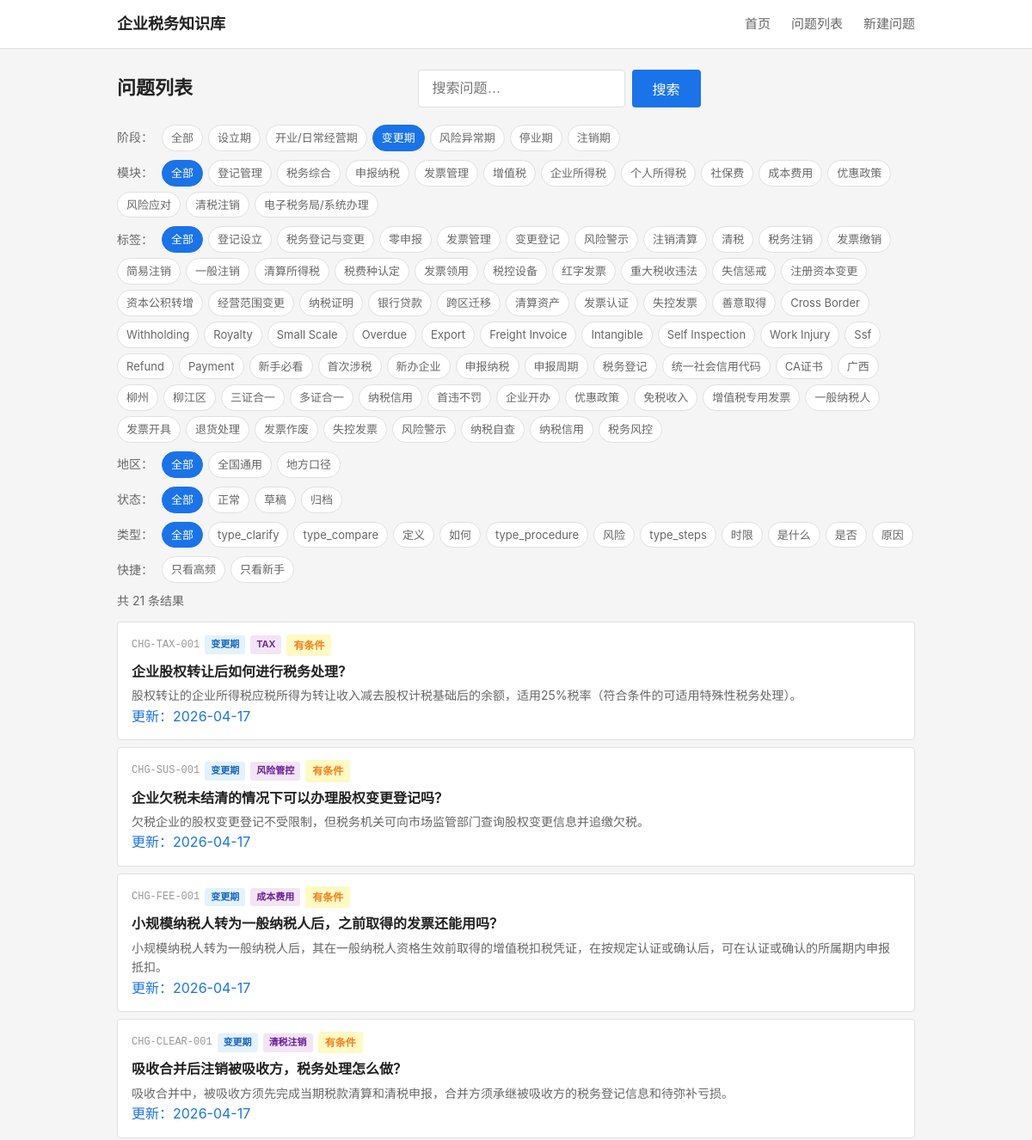
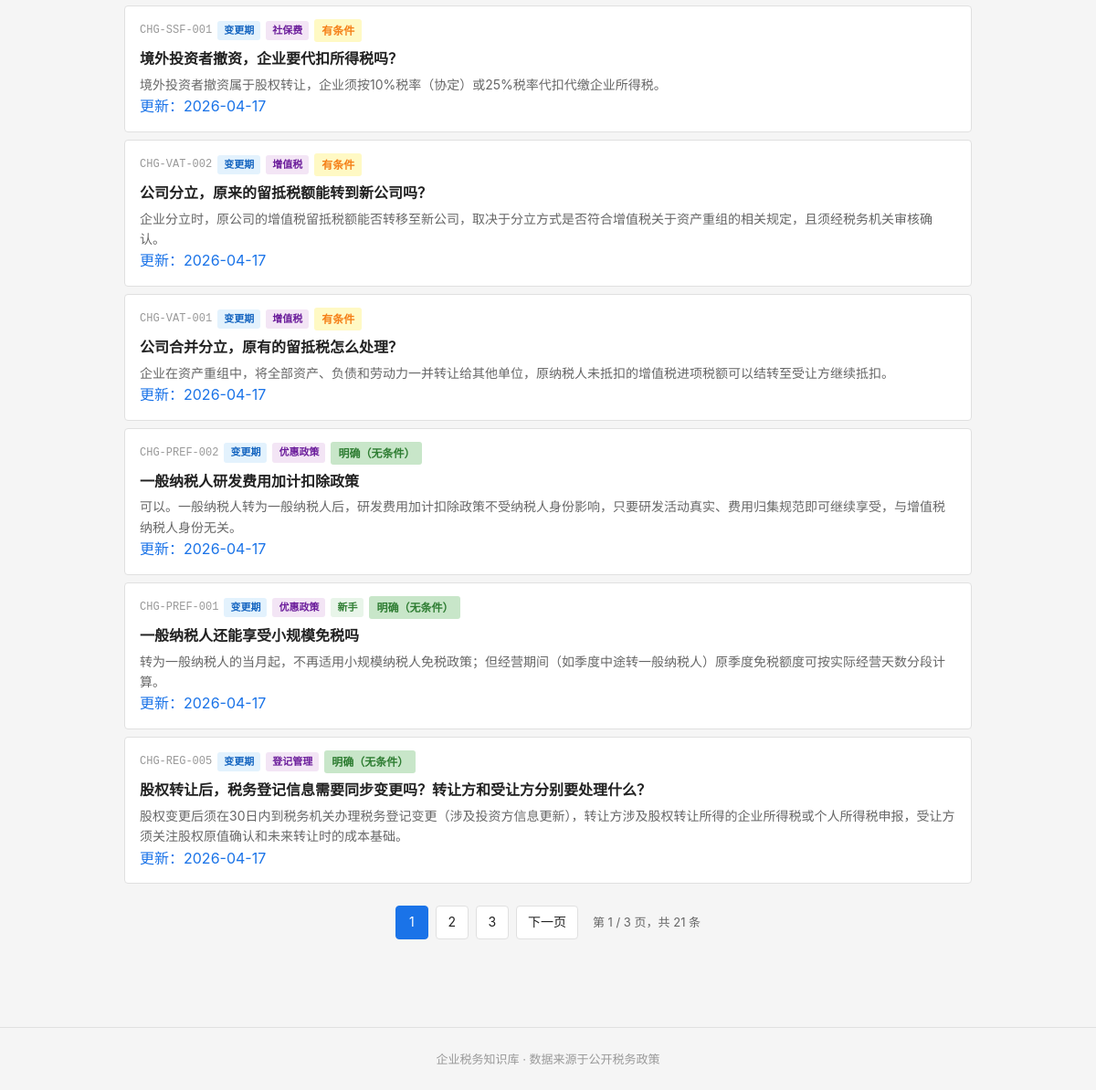
Page /questions?stage=CHG on the earlier database version (2 pictures, top to bottom).
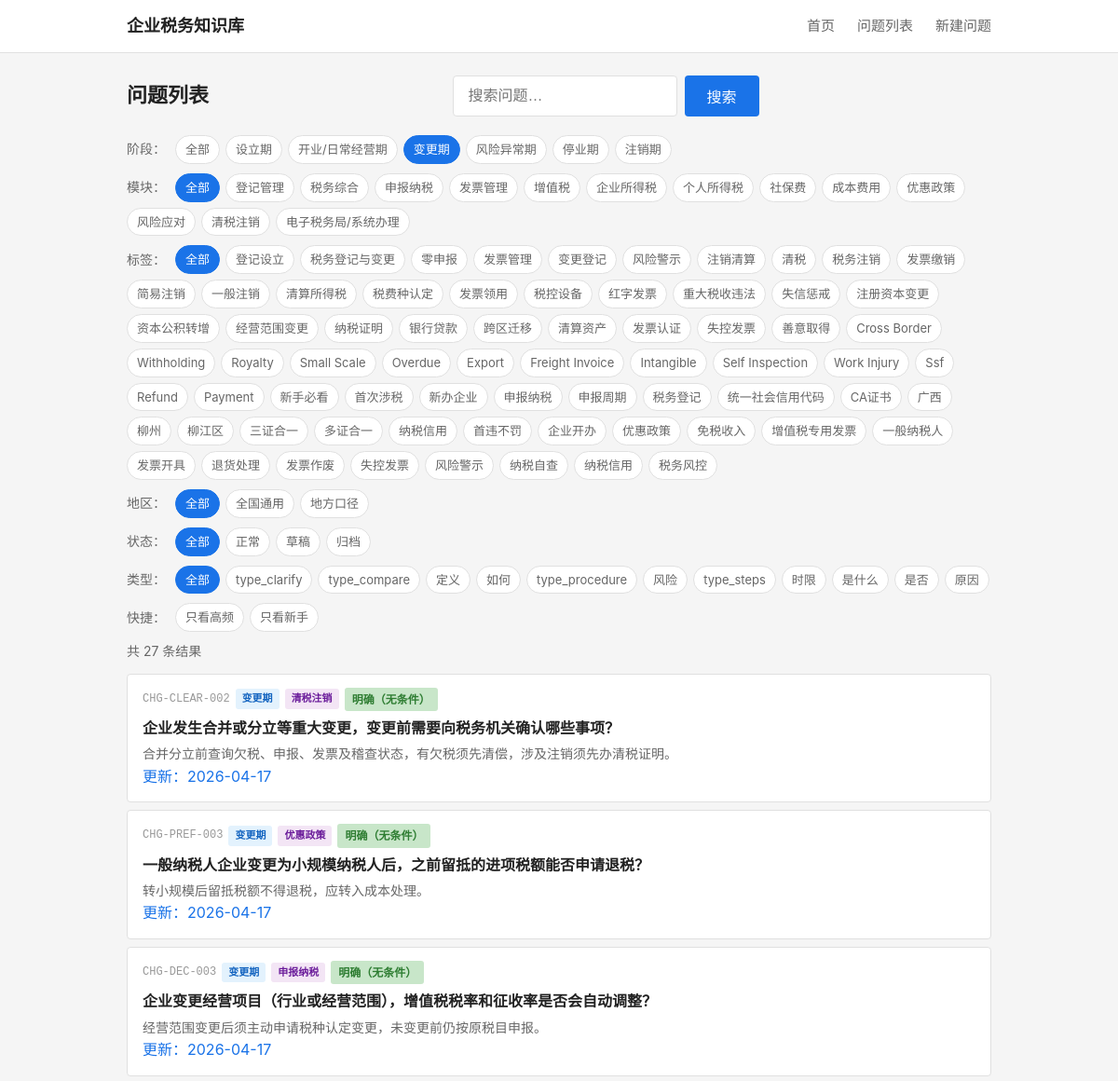
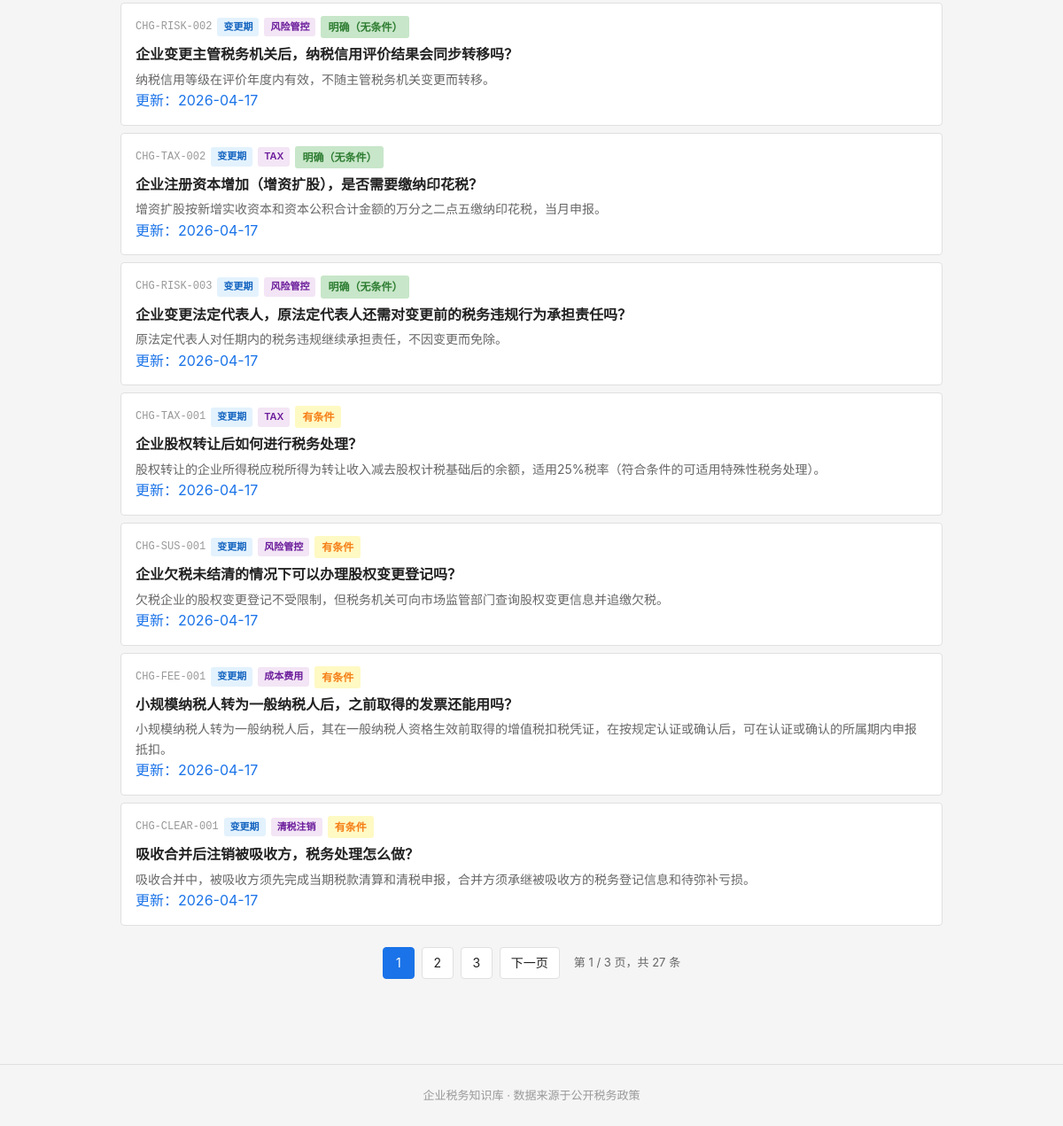
Same page on the later database version (2 pictures, top to bottom).
### tables this page shows
CREATE TABLE tag_dict (
    id              INTEGER PRIMARY KEY AUTOINCREMENT,
    tag_code        TEXT NOT NULL UNIQUE,
    tag_name        TEXT NOT NULL,
    tag_category    TEXT,
    parent_id       INTEGER,
    display_order   INTEGER NOT NULL DEFAULT 1,
    status          TEXT NOT NULL DEFAULT 'active',

    FOREIGN KEY (parent_id) REFERENCES tag_dict(id) ON DELETE SET NULL
);

CREATE TABLE question_master (
    id              INTEGER PRIMARY KEY AUTOINCREMENT,
    question_code   TEXT NOT NULL UNIQUE,
    question_title  TEXT NOT NULL,
    question_plain  TEXT NOT NULL,

    -- 分类
    stage_code      TEXT NOT NULL,
    module_code     TEXT NOT NULL,
    question_type   TEXT NOT NULL,

    -- 答案
    one_line_answer TEXT NOT NULL,
    detailed_answer TEXT,
    core_definition TEXT,

    -- 条件与边界
    applicable_conditions TEXT,
    exceptions_boundary   TEXT,

    -- 实务
    practical_steps TEXT,
    risk_warning    TEXT,

    -- 适用范围
    scope_level     TEXT NOT NULL DEFAULT 'scope_national',
    local_region    TEXT,

    -- 确定性
    answer_certainty TEXT NOT NULL DEFAULT 'certain_clear',

    -- 元数据
    keywords        TEXT,
    high_frequency_flag INTEGER NOT NULL DEFAULT 0,
    newbie_flag     INTEGER NOT NULL DEFAULT 0,

    -- 版本管理
    status          TEXT NOT NULL DEFAULT 'draft',
    version_no      INTEGER NOT NULL DEFAULT 1,

    -- 审计字段
    created_at      TEXT NOT NULL DEFAULT (datetime('now')),
    updated_at      TEXT NOT NULL DEFAULT (datetime('now'))
);

### backend/app.py (the view)
    @app.route('/questions')
    def questions_list():
        from services.question_service import QuestionService
        svc = QuestionService()
        stage = request.args.get('stage')
        module = request.args.get('module')
        tag = request.args.get('tag')
        qtype = request.args.get('qtype')
        page = int(request.args.get('page', 1))
        page_size = 10
        result = svc.list_questions(
            stage=stage, module=module, tag=tag,
            page=page, page_size=page_size,
            hf=request.args.get('hf'),
            newbie=request.args.get('newbie'),
            keyword=request.args.get('keyword'),
            region=request.args.get('region'),
            status=request.args.get('status'),
            qtype=qtype
        )
        stages = svc.get_stages()
        modules = svc.get_modules()
        all_tags = svc.get_all_tags()
        business_tags = [t for t in all_tags if t['tag_category'] == 'business']
        question_types = svc.get_question_types()
        keyword = request.args.get('keyword', '')
        current_region = request.args.get('region', '')
        current_status = request.args.get('status', '')
        return render_template('questions.html',
                               stages=stages, modules=modules, all_tags=all_tags,
                               business_tags=business_tags,
                               questions=result['questions'], total=result['total'],
                               page=page, page_size=page_size,
                               current_stage=stage, current_module=module, current_tag=tag,
                               keyword=keyword,
                               current_region=current_region, current_status=current_status,
                               question_types=question_types, current_qtype=qtype)

### backend/services/question_service.py (called while the page is built)
    def _query(self, sql, params=None):
        conn = sqlite3.connect(self.db_path)
        conn.execute("PRAGMA foreign_keys = ON")
        conn.row_factory = sqlite3.Row
        cur = conn.cursor()
        if params:
            cur.execute(sql, params)
        else:
            cur.execute(sql)
        rows = cur.fetchall()
        conn.close()
        return [dict(r) for r in rows]

    def _query_one(self, sql, params=None):
        rows = self._query(sql, params)
        return rows[0] if rows else None

    def get_stages(self):
        return self._query("""
            SELECT tag_code, tag_name
            FROM tag_dict
            WHERE tag_category = 'stage'
            ORDER BY display_order
        """)

    def get_modules(self):
        return self._query("""
            SELECT tag_code, tag_name
            FROM tag_dict
            WHERE tag_category = 'module'
            ORDER BY display_order
        """)

    def get_all_tags(self):
        return self._query("""
            SELECT tag_code, tag_name, tag_category
            FROM tag_dict
            WHERE status = 'active'
            ORDER BY tag_category, display_order
        """)

### frontend/templates/questions.html (shortened to what the changed rows need)
{% extends "base.html" %}
{% macro certainty_label(code) %}
    {% if code == 'certain_clear' %}<span class="certainty-tag clear">明确（无条件）</span>
    {% elif code == 'certain_conditional' %}<span class="certainty-tag condition">有条件</span>
    {% elif code == 'certain_dispute' %}<span class="certainty-tag dispute">有争议</span>
    {% elif code == 'certain_practice' %}<span class="certainty-tag practice">实务做法</span>
    {% else %}<span class="certainty-tag">{{ code }}</span>{% endif %}
{% endmacro %}
{% macro filter_url(overrides) %}
{%- set qs = [] -%}
{%- if current_stage and 'stage' not in overrides %}{% set qs = qs + ['stage=' ~ current_stage] %}{% endif -%}
{%- if current_module and 'module' not in overrides %}{% set qs = qs + ['module=' ~ current_module] %}{% endif -%}
{%- if current_tag and 'tag' not in overrides %}{% set qs = qs + ['tag=' ~ current_tag] %}{% endif -%}
{%- if keyword and 'keyword' not in overrides %}{% set qs = qs + ['keyword=' ~ keyword] %}{% endif -%}
{%- if request.args.get('hf') and 'hf' not in overrides %}{% set qs = qs + ['hf=1'] %}{% endif -%}
{%- if request.args.get('newbie') and 'newbie' not in overrides %}{% set qs = qs + ['newbie=1'] %}{% endif -%}
{%- if current_region and 'region' not in overrides %}{% set qs = qs + ['region=' ~ current_region] %}{% endif -%}
{%- if current_status and 'status' not in overrides %}{% set qs = qs + ['status=' ~ current_status] %}{% endif -%}
{%- if current_qtype and 'qtype' not in overrides %}{% set qs = qs + ['qtype=' ~ current_qtype] %}{% endif -%}
{%- for k, v in overrides.items() %}{% if v %}{% set qs = qs + [k ~ '=' ~ v] %}{% endif %}{% endfor -%}
{{- '/questions' ~ ('?' ~ qs | join('&') if qs else '') -}}
{% endmacro %}
{% macro stage_label(code) %}
    {% if code == 'SET' %}设立期
    {% elif code == 'OPR' %}开业/日常经营期
    {% elif code == 'CHG' %}变更期
    {% elif code == 'RSK' %}风险异常期
    {% elif code == 'SUS' %}停业期
    {% elif code == 'CLS' %}注销期
    {% else %}{{ code }}{% endif %}
{% endmacro %}
{% macro module_label(code) %}
    {% if code == 'REG' %}登记管理
    {% elif code == 'DEC' %}申报纳税
    {% elif code == 'INV' %}发票管理
    {% elif code == 'VAT' %}增值税
    {% elif code == 'CIT' %}企业所得税
    {% elif code == 'IIT' %}个人所得税
    {% elif code == 'SSF' %}社保费
    {% elif code == 'FEE' %}成本费用
    {% elif code == 'PREF' %}优惠政策
    {% elif code == 'RISK' %}风险管控
    {% elif code == 'CLEAR' %}清税注销
    {% elif code == 'ETAX' %}电子税务局/系统办理
    {% else %}{{ code }}{% endif %}
{% endmacro %}
{% macro question_type_label(code) %}
    {% if code == 'type_why' %}原因
    {% elif code == 'type_whether' %}是否
    {% elif code == 'type_how' %}如何
    {% elif code == 'type_what' %}是什么
    {% elif code == 'type_define' %}定义
    {% elif code == 'type_time' %}时限
    {% elif code == 'type_risk' %}风险
    {% else %}{{ code }}{% endif %}
{% endmacro %}
{% block main %}
<div class="page-header">
    <h1>问题列表</h1>
    <form action="/questions" method="get" class="search-form">
    </form>
</div>
<div class="filters">
    <span class="filter-label">阶段：</span>
    <a href="{{ filter_url({'stage': ''}) }}" class="filter-chip {% if not current_stage %}active{% endif %}">全部</a>
    {% for s in stages %}
    <a href="{{ filter_url({'stage': s.tag_code}) }}" class="filter-chip {% if current_stage == s.tag_code %}active{% endif %}">{{ s.tag_name }}</a>
    {% endfor %}
</div>
<div class="filters">
    <span class="filter-label">模块：</span>
    <a href="{{ filter_url({'module': ''}) }}" class="filter-chip {% if not current_module %}active{% endif %}">全部</a>
    {% for m in modules %}
    <a href="{{ filter_url({'module': m.tag_code}) }}" class="filter-chip {% if current_module == m.tag_code %}active{% endif %}">{{ m.tag_name }}</a>
    {% endfor %}
</div>
{% if business_tags %}
<div class="filters">
    <span class="filter-label">标签：</span>
    <a href="{{ filter_url({'tag': ''}) }}" class="filter-chip {% if not current_tag %}active{% endif %}">全部</a>
    {% for t in business_tags %}
    <a href="{{ filter_url({'tag': t.tag_code}) }}" class="filter-chip {% if current_tag == t.tag_code %}active{% endif %}">{{ t.tag_name }}</a>
    {% endfor %}
</div>
{% endif %}
<div class="filters">
    <span class="filter-label">地区：</span>
    <a href="{{ filter_url({'region': ''}) }}" class="filter-chip {% if not current_region %}active{% endif %}">全部</a>
    <a href="{{ filter_url({'region': 'scope_national'}) }}" class="filter-chip {% if current_region == 'scope_national' %}active{% endif %}">全国通用</a>
    <a href="{{ filter_url({'region': 'scope_local'}) }}" class="filter-chip {% if current_region == 'scope_local' %}active{% endif %}">地方口径</a>
</div>
<div class="filters">
    <span class="filter-label">状态：</span>
    <a href="{{ filter_url({'status': ''}) }}" class="filter-chip {% if not current_status %}active{% endif %}">全部</a>
    <a href="{{ filter_url({'status': 'active'}) }}" class="filter-chip {% if current_status == 'active' %}active{% endif %}">正常</a>
    <a href="{{ filter_url({'status': 'draft'}) }}" class="filter-chip {% if current_status == 'draft' %}active{% endif %}">草稿</a>
    <a href="{{ filter_url({'status': 'archived'}) }}" class="filter-chip {% if current_status == 'archived' %}active{% endif %}">归档</a>
</div>
<div class="filters">
    <span class="filter-label">类型：</span>
    <a href="{{ filter_url({'qtype': ''}) }}" class="filter-chip {% if not current_qtype %}active{% endif %}">全部</a>
    {% for t in question_types %}
    <a href="{{ filter_url({'qtype': t.type_code}) }}" class="filter-chip {% if current_qtype == t.type_code %}active{% endif %}">{{ question_type_label(t.type_code) }}</a>
    {% endfor %}
</div>
<div class="filters filters-quick">
    <span class="filter-label">快捷：</span>
    <a href="{{ filter_url({'hf': '1'}) }}" class="filter-chip {% if request.args.get('hf') == '1' %}active{% endif %}">只看高频</a>
    <a href="{{ filter_url({'newbie': '1'}) }}" class="filter-chip {% if request.args.get('newbie') == '1' %}active{% endif %}">只看新手</a>
</div>
{% if questions %}
<p class="result-count">共 {{ total }} 条结果</p>
<ul class="question-list">
    {% for q in questions %}
    <li class="question-item">
        <a href="/question/{{ q.question_code }}" class="question-link">
            <div class="q-meta">
                <span class="q-code">{{ q.question_code }}</span>
                <span class="q-badge stage">{{ stage_label(q.stage_code) }}</span>
                <span class="q-badge module">{{ module_label(q.module_code) }}</span>
                {% if q.newbie_flag %}
                <span class="q-badge newbie">新手</span>
                {% endif %}
                {{ certainty_label(q.answer_certainty) }}
            </div>
            {% if keyword %}
            <div class="q-title">{{ q.question_plain | replace(keyword, '<mark>' ~ keyword ~ '</mark>') | safe }}</div>
            <div class="q-answer">{{ q.one_line_answer | replace(keyword, '<mark>' ~ keyword ~ '</mark>') | safe }}</div>
            {% else %}
            <div class="q-title">{{ q.question_plain }}</div>
            <div class="q-answer">{{ q.one_line_answer }}</div>
            {% endif %}
            {% if q.updated_at %}<div class="q-updated">更新：{{ q.updated_at[:10] }}</div>{% endif %}
        </a>
    </li>
    {% endfor %}
</ul>
{% if total > page_size %}
{% set total_pages = ((total - 1) // page_size) + 1 %}
{% set base_url = '/questions?' ~ 'stage=' ~ (current_stage or '') ~ '&module=' ~ (current_module or '') ~ '&tag=' ~ (current_tag or '') ~ '&keyword=' ~ keyword ~ '&region=' ~ current_region ~ '&status=' ~ current_status ~ '&qtype=' ~ (current_qtype or '') %}
<div class="pagination">
    {% set start = [1, page - 3] | max %}
    {% set end = [total_pages, page + 3] | min %}
    {% for p in range(start, end + 1) %}
    <a href="{{ base_url }}&page={{ p }}" class="page-btn page-num {% if p == page %}active{% endif %}">{{ p }}</a>
    {% endfor %}
    {% if page * page_size < total %}
    <a href="{{ base_url }}&page={{ page+1 }}" class="page-btn">下一页</a>
    {% endif %}
    <span class="page-info">第 {{ page }} / {{ total_pages }} 页，共 {{ total }} 条</span>
</div>
{% endif %}
{% else %}
<p class="empty-state">没有找到符合条件的問題。</p>
{% endif %}
{% endblock %}

Differences in the rows shown:
no longer on this page (row unchanged): question_master: question_code "CHG-SSF-001", stage_code "变更期", module_code "社保费", shows "有条件", question_plain "境外投资者撤资，企业要代扣所得税吗？", one_line_answer "境外投资者撤资属于股权转让，企业须按10%税率（协定）或25%税率代扣代缴企业所得税。", updated_at "2026-04-17"
no longer on this page (row unchanged): question_master: question_code "CHG-VAT-002", stage_code "变更期", module_code "增值税", shows "有条件", question_plain "公司分立，原来的留抵税额能转到新公司吗？", one_line_answer "企业分立时，原公司的增值税留抵税额能否转移至新公司，取决于分立方式是否符合增值税关于资产重组的相关规定，且须经税务机关审核确认。", updated_at "2026-04-17"
no longer on this page (row unchanged): question_master: question_code "CHG-VAT-001", stage_code "变更期", module_code "增值税", shows "有条件", question_plain "公司合并分立，原有的留抵税怎么处理？", one_line_answer "企业在资产重组中，将全部资产、负债和劳动力一并转让给其他单位，原纳税人未抵扣的增值税进项税额可以结转至受让方继续抵扣。", updated_at "2026-04-17"
no longer on this page (row unchanged): question_master: question_code "CHG-PREF-002", stage_code "变更期", module_code "优惠政策", answer_certainty "明确（无条件）", question_plain "一般纳税人研发费用加计扣除政策", one_line_answer "可以。一般纳税人转为一般纳税人后，研发费用加计扣除政策不受纳税人身份影响，只要研发活动真实、费用归集规范即可继续享受，与增值税纳税人身份无关。", updated_at "2026-04-17"
no longer on this page (row unchanged): question_master: question_code "CHG-PREF-001", stage_code "变更期", module_code "优惠政策", newbie_flag "新手", answer_certainty "明确（无条件）", question_plain "一般纳税人还能享受小规模免税吗", one_line_answer "转为一般纳税人的当月起，不再适用小规模纳税人免税政策；但经营期间（如季度中途转一般纳税人）原季度免税额度可按实际经营天数分段计算。", updated_at "2026-04-17"
no longer on this page (row unchanged): question_master: question_code "CHG-REG-005", stage_code "变更期", module_code "登记管理", answer_certainty "明确（无条件）", question_plain "股权转让后，税务登记信息需要同步变更吗？转让方和受让方分别要处理什么？", one_line_answer "股权变更后须在30日内到税务机关办理税务登记变更（涉及投资方信息更新），转让方涉及股权转让所得的企业所得税或个人所得税申报，受让方须关注股权原值确认和未来转让时的成本基础。", updated_at "2026-04-17"
added question_master: question_code "CHG-CLEAR-002", stage_code "变更期", module_code "清税注销", answer_certainty "明确（无条件）", question_plain "企业发生合并或分立等重大变更，变更前需要向税务机关确认哪些事项？", one_line_answer "合并分立前查询欠税、申报、发票及稽查状态，有欠税须先清偿，涉及注销须先办清税证明。", updated_at "2026-04-17"
added question_master: question_code "CHG-PREF-003", stage_code "变更期", module_code "优惠政策", answer_certainty "明确（无条件）", question_plain "一般纳税人企业变更为小规模纳税人后，之前留抵的进项税额能否申请退税？", one_line_answer "转小规模后留抵税额不得退税，应转入成本处理。", updated_at "2026-04-17"
added question_master: question_code "CHG-DEC-003", stage_code "变更期", module_code "申报纳税", answer_certainty "明确（无条件）", question_plain "企业变更经营项目（行业或经营范围），增值税税率和征收率是否会自动调整？", one_line_answer "经营范围变更后须主动申请税种认定变更，未变更前仍按原税目申报。", updated_at "2026-04-17"
added question_master: question_code "CHG-RISK-002", stage_code "变更期", module_code "风险管控", answer_certainty "明确（无条件）", question_plain "企业变更主管税务机关后，纳税信用评价结果会同步转移吗？", one_line_answer "纳税信用等级在评价年度内有效，不随主管税务机关变更而转移。", updated_at "2026-04-17"
added question_master: question_code "CHG-TAX-002", stage_code "变更期", module_code "TAX", answer_certainty "明确（无条件）", question_plain "企业注册资本增加（增资扩股），是否需要缴纳印花税？", one_line_answer "增资扩股按新增实收资本和资本公积合计金额的万分之二点五缴纳印花税，当月申报。", updated_at "2026-04-17"
added question_master: question_code "CHG-RISK-003", stage_code "变更期", module_code "风险管控", answer_certainty "明确（无条件）", question_plain "企业变更法定代表人，原法定代表人还需对变更前的税务违规行为承担责任吗？", one_line_answer "原法定代表人对任期内的税务违规继续承担责任，不因变更而免除。", updated_at "2026-04-17"
Other differences:
{{ total }}: "21" → "27"
